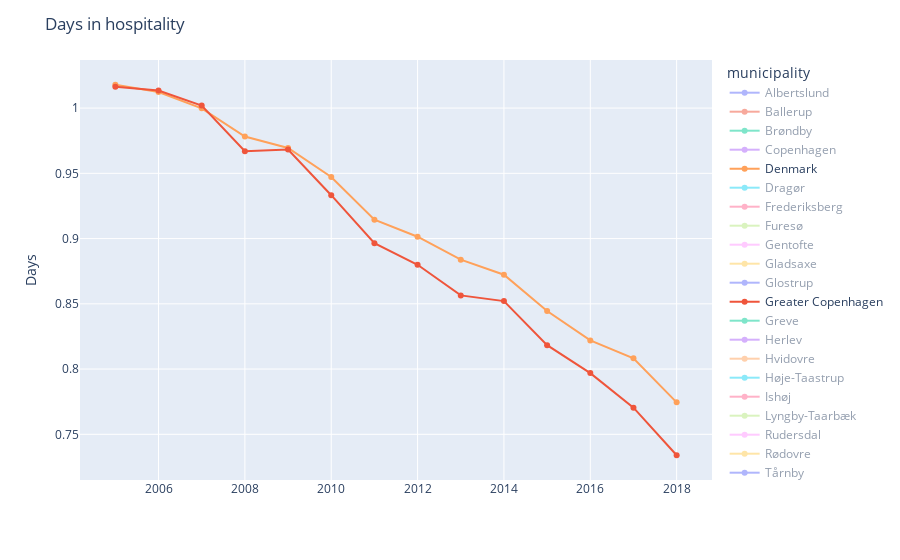

The code cell stored with this chart in its notebook:
### Code cell
# import plotly.express as px
# import plotly.graph_objs as go

# Group the data by 'year' and 'municipality', then calculate the sum of 'weighted_hosp_days_mun' for each group
df_hosp_days = df_2.groupby(['year', 'municipality'])['weighted_hosp_days_mun'].sum().reset_index(name='count')

# Filter the data to only include the Greater Copenhagen and Denmark Municipality
selected_municipalities = ['Greater Copenhagen', 'Denmark']

# Create a line chart using Plotly Express, with 'year' on the x-axis, 'count' on the y-axis, and colored by 'municipality'
fig = px.line(df_hosp_days, x='year', y='count', color='municipality', markers=True)  # Adding markers to the line plot for better visibility of data points

# Set visibility to True only for the selected municipalities
for trace in fig.data:
    if trace.name in selected_municipalities:
        trace.visible = True
    else:
        trace.visible = 'legendonly'

# Edit the layout
fig.update_layout(title='Days in hospitality',
                   xaxis_title='',
                   yaxis_title='Days')

fig.show()

### Figure 1 — Plotly figure (JSON) as saved in the notebook; plotly's stock layout.template omitted (floating-point values rounded to 4 significant figures)
{"data": [{"hovertemplate": "municipality=Albertslund<br>year=%{x}<br>count=%{y}<extra></extra>", "legendgroup": "Albertslund", "line": {"color": "#636efa", "dash": "solid"}, "marker": {"symbol": "circle"}, "mode": "markers+lines", "name": "Albertslund", "orientation": "v", "showlegend": true, "type": "scatter", "visible": "legendonly", "x": [2005, 2006, 2007, 2008, 2009, 2010, 2011, 2012, 2013, 2014, 2015, 2016, 2017, 2018], "xaxis": "x", "y": [0.9173, 0.9193, 0.9451, 0.8805, 0.8824, 0.8904, 0.9388, 0.9799, 0.9232, 1.007, 0.8537, 0.802, 0.822, 0.7878], "yaxis": "y"}, {"hovertemplate": "municipality=Ballerup<br>year=%{x}<br>count=%{y}<extra></extra>", "legendgroup": "Ballerup", "line": {"color": "#EF553B", "dash": "solid"}, "marker": {"symbol": "circle"}, "mode": "markers+lines", "name": "Ballerup", "orientation": "v", "showlegend": true, "type": "scatter", "visible": "legendonly", "x": [2005, 2006, 2007, 2008, 2009, 2010, 2011, 2012, 2013, 2014, 2015, 2016, 2017, 2018], "xaxis": "x", "y": [1.06, 1.038, 0.9991, 0.9774, 0.9867, 0.9788, 0.9959, 1.056, 0.9679, 0.9965, 0.973, 0.9, 0.8961, 0.8387], "yaxis": "y"}, {"hovertemplate": "municipality=Brøndby<br>year=%{x}<br>count=%{y}<extra></extra>", "legendgroup": "Brøndby", "line": {"color": "#00cc96", "dash": "solid"}, "marker": {"symbol": "circle"}, "mode": "markers+lines", "name": "Brøndby", "orientation": "v", "showlegend": true, "type": "scatter", "visible": "legendonly", "x": [2005, 2006, 2007, 2008, 2009, 2010, 2011, 2012, 2013, 2014, 2015, 2016, 2017, 2018], "xaxis": "x", "y": [1.183, 1.214, 1.185, 1.188, 1.222, 1.102, 1.204, 1.047, 1.079, 1.069, 1.077, 1.06, 1.044, 0.9805], "yaxis": "y"}, {"hovertemplate": "municipality=Copenhagen<br>year=%{x}<br>count=%{y}<extra></extra>", "legendgroup": "Copenhagen", "line": {"color": "#ab63fa", "dash": "solid"}, "marker": {"symbol": "circle"}, "mode": "markers+lines", "name": "Copenhagen", "orientation": "v", "showlegend": true, "type": "scatter", "visible": "legendonly", "x": [2005, 2006, 2007, 2008, 2009, 2010, 2011, 2012, 2013, 2014, 2015, 2016, 2017, 2018], "xaxis": "x", "y": [0.9273, 0.9043, 0.9061, 0.883, 0.8661, 0.825, 0.777, 0.7722, 0.7291, 0.6961, 0.6563, 0.6462, 0.6244, 0.5897], "yaxis": "y"}, {"hovertemplate": "municipality=Denmark<br>year=%{x}<br>count=%{y}<extra></extra>", "legendgroup": "Denmark", "line": {"color": "#FFA15A", "dash": "solid"}, "marker": {"symbol": "circle"}, "mode": "markers+lines", "name": "Denmark", "orientation": "v", "showlegend": true, "type": "scatter", "visible": true, "x": [2005, 2006, 2007, 2008, 2009, 2010, 2011, 2012, 2013, 2014, 2015, 2016, 2017, 2018], "xaxis": "x", "y": [1.018, 1.012, 0.9998, 0.9782, 0.9695, 0.9472, 0.9145, 0.9014, 0.8838, 0.8723, 0.8445, 0.822, 0.8082, 0.7745], "yaxis": "y"}, {"hovertemplate": "municipality=Dragør<br>year=%{x}<br>count=%{y}<extra></extra>", "legendgroup": "Dragør", "line": {"color": "#19d3f3", "dash": "solid"}, "marker": {"symbol": "circle"}, "mode": "markers+lines", "name": "Dragør", "orientation": "v", "showlegend": true, "type": "scatter", "visible": "legendonly", "x": [2005, 2006, 2007, 2008, 2009, 2010, 2011, 2012, 2013, 2014, 2015, 2016, 2017, 2018], "xaxis": "x", "y": [0.9592, 1.07, 1.119, 1.069, 1.092, 1.081, 1.143, 1.041, 1.043, 1.073, 1.084, 1.102, 1.014, 1.043], "yaxis": "y"}, {"hovertemplate": "municipality=Frederiksberg<br>year=%{x}<br>count=%{y}<extra></extra>", "legendgroup": "Frederiksberg", "line": {"color": "#FF6692", "dash": "solid"}, "marker": {"symbol": "circle"}, "mode": "markers+lines", "name": "Frederiksberg", "orientation": "v", "showlegend": true, "type": "scatter", "visible": "legendonly", "x": [2005, 2006, 2007, 2008, 2009, 2010, 2011, 2012, 2013, 2014, 2015, 2016, 2017, 2018], "xaxis": "x", "y": [1.138, 1.097, 1.117, 1.112, 1.15, 1.003, 0.9555, 0.8653, 0.8667, 0.8647, 0.8093, 0.7862, 0.7697, 0.741], "yaxis": "y"}, {"hovertemplate": "municipality=Furesø<br>year=%{x}<br>count=%{y}<extra></extra>", "legendgroup": "Furesø", "line": {"color": "#B6E880", "dash": "solid"}, "marker": {"symbol": "circle"}, "mode": "markers+lines", "name": "Furesø", "orientation": "v", "showlegend": true, "type": "scatter", "visible": "legendonly", "x": [2005, 2006, 2007, 2008, 2009, 2010, 2011, 2012, 2013, 2014, 2015, 2016, 2017, 2018], "xaxis": "x", "y": [0.9078, 0.8946, 0.8775, 0.9015, 0.9099, 0.8755, 0.7727, 0.7884, 0.8168, 0.881, 0.8545, 0.7966, 0.7997, 0.7945], "yaxis": "y"}, {"hovertemplate": "municipality=Gentofte<br>year=%{x}<br>count=%{y}<extra></extra>", "legendgroup": "Gentofte", "line": {"color": "#FF97FF", "dash": "solid"}, "marker": {"symbol": "circle"}, "mode": "markers+lines", "name": "Gentofte", "orientation": "v", "showlegend": true, "type": "scatter", "visible": "legendonly", "x": [2005, 2006, 2007, 2008, 2009, 2010, 2011, 2012, 2013, 2014, 2015, 2016, 2017, 2018], "xaxis": "x", "y": [0.9993, 1.006, 0.9601, 0.8677, 0.8727, 0.8732, 0.8481, 0.8357, 0.8352, 0.8777, 0.8424, 0.8377, 0.795, 0.7392], "yaxis": "y"}, {"hovertemplate": "municipality=Gladsaxe<br>year=%{x}<br>count=%{y}<extra></extra>", "legendgroup": "Gladsaxe", "line": {"color": "#FECB52", "dash": "solid"}, "marker": {"symbol": "circle"}, "mode": "markers+lines", "name": "Gladsaxe", "orientation": "v", "showlegend": true, "type": "scatter", "visible": "legendonly", "x": [2005, 2006, 2007, 2008, 2009, 2010, 2011, 2012, 2013, 2014, 2015, 2016, 2017, 2018], "xaxis": "x", "y": [1.072, 0.9982, 1.002, 0.9487, 0.9342, 0.9233, 0.8991, 0.9113, 0.8951, 0.8402, 0.8786, 0.8565, 0.8073, 0.7699], "yaxis": "y"}, {"hovertemplate": "municipality=Glostrup<br>year=%{x}<br>count=%{y}<extra></extra>", "legendgroup": "Glostrup", "line": {"color": "#636efa", "dash": "solid"}, "marker": {"symbol": "circle"}, "mode": "markers+lines", "name": "Glostrup", "orientation": "v", "showlegend": true, "type": "scatter", "visible": "legendonly", "x": [2005, 2006, 2007, 2008, 2009, 2010, 2011, 2012, 2013, 2014, 2015, 2016, 2017, 2018], "xaxis": "x", "y": [1.301, 1.174, 1.215, 1.126, 1.265, 1.198, 1.059, 1.088, 1.092, 1.111, 0.9972, 1.003, 0.9847, 0.9612], "yaxis": "y"}, {"hovertemplate": "municipality=Greater Copenhagen<br>year=%{x}<br>count=%{y}<extra></extra>", "legendgroup": "Greater Copenhagen", "line": {"color": "#EF553B", "dash": "solid"}, "marker": {"symbol": "circle"}, "mode": "markers+lines", "name": "Greater Copenhagen", "orientation": "v", "showlegend": true, "type": "scatter", "visible": true, "x": [2005, 2006, 2007, 2008, 2009, 2010, 2011, 2012, 2013, 2014, 2015, 2016, 2017, 2018], "xaxis": "x", "y": [1.016, 1.013, 1.002, 0.9669, 0.9682, 0.9333, 0.8965, 0.8799, 0.8565, 0.8521, 0.8183, 0.7969, 0.7704, 0.734], "yaxis": "y"}, {"hovertemplate": "municipality=Greve<br>year=%{x}<br>count=%{y}<extra></extra>", "legendgroup": "Greve", "line": {"color": "#00cc96", "dash": "solid"}, "marker": {"symbol": "circle"}, "mode": "markers+lines", "name": "Greve", "orientation": "v", "showlegend": true, "type": "scatter", "visible": "legendonly", "x": [2005, 2006, 2007, 2008, 2009, 2010, 2011, 2012, 2013, 2014, 2015, 2016, 2017, 2018], "xaxis": "x", "y": [0.9697, 1.015, 1.042, 0.9937, 0.9553, 0.8939, 0.8996, 0.8518, 0.8471, 0.8664, 0.8381, 0.835, 0.8789, 0.8084], "yaxis": "y"}, {"hovertemplate": "municipality=Herlev<br>year=%{x}<br>count=%{y}<extra></extra>", "legendgroup": "Herlev", "line": {"color": "#ab63fa", "dash": "solid"}, "marker": {"symbol": "circle"}, "mode": "markers+lines", "name": "Herlev", "orientation": "v", "showlegend": true, "type": "scatter", "visible": "legendonly", "x": [2005, 2006, 2007, 2008, 2009, 2010, 2011, 2012, 2013, 2014, 2015, 2016, 2017, 2018], "xaxis": "x", "y": [1.123, 1.198, 1.118, 0.9973, 1.069, 1.037, 1.009, 0.9419, 0.9239, 0.9282, 0.9143, 0.9466, 0.949, 0.8197], "yaxis": "y"}, {"hovertemplate": "municipality=Hvidovre<br>year=%{x}<br>count=%{y}<extra></extra>", "legendgroup": "Hvidovre", "line": {"color": "#FFA15A", "dash": "solid"}, "marker": {"symbol": "circle"}, "mode": "markers+lines", "name": "Hvidovre", "orientation": "v", "showlegend": true, "type": "scatter", "visible": "legendonly", "x": [2005, 2006, 2007, 2008, 2009, 2010, 2011, 2012, 2013, 2014, 2015, 2016, 2017, 2018], "xaxis": "x", "y": [1.171, 1.231, 1.203, 1.137, 1.167, 1.103, 1.07, 1.051, 1.011, 1.069, 1.004, 0.9864, 0.8733, 0.8971], "yaxis": "y"}, {"hovertemplate": "municipality=Høje-Taastrup<br>year=%{x}<br>count=%{y}<extra></extra>", "legendgroup": "Høje-Taastrup", "line": {"color": "#19d3f3", "dash": "solid"}, "marker": {"symbol": "circle"}, "mode": "markers+lines", "name": "Høje-Taastrup", "orientation": "v", "showlegend": true, "type": "scatter", "visible": "legendonly", "x": [2005, 2006, 2007, 2008, 2009, 2010, 2011, 2012, 2013, 2014, 2015, 2016, 2017, 2018], "xaxis": "x", "y": [0.9744, 1.015, 0.98, 0.9721, 0.9635, 1.022, 0.9251, 0.9475, 0.958, 0.9538, 0.9271, 0.9457, 0.8828, 0.8463], "yaxis": "y"}, {"hovertemplate": "municipality=Ishøj<br>year=%{x}<br>count=%{y}<extra></extra>", "legendgroup": "Ishøj", "line": {"color": "#FF6692", "dash": "solid"}, "marker": {"symbol": "circle"}, "mode": "markers+lines", "name": "Ishøj", "orientation": "v", "showlegend": true, "type": "scatter", "visible": "legendonly", "x": [2005, 2006, 2007, 2008, 2009, 2010, 2011, 2012, 2013, 2014, 2015, 2016, 2017, 2018], "xaxis": "x", "y": [0.8534, 0.9325, 0.8233, 0.8704, 0.857, 0.882, 0.8405, 0.9154, 0.8093, 0.7935, 0.9033, 0.8439, 0.7931, 0.7853], "yaxis": "y"}, {"hovertemplate": "municipality=Lyngby-Taarbæk<br>year=%{x}<br>count=%{y}<extra></extra>", "legendgroup": "Lyngby-Taarbæk", "line": {"color": "#B6E880", "dash": "solid"}, "marker": {"symbol": "circle"}, "mode": "markers+lines", "name": "Lyngby-Taarbæk", "orientation": "v", "showlegend": true, "type": "scatter", "visible": "legendonly", "x": [2005, 2006, 2007, 2008, 2009, 2010, 2011, 2012, 2013, 2014, 2015, 2016, 2017, 2018], "xaxis": "x", "y": [1.091, 0.9942, 0.9808, 0.9488, 1.004, 0.9194, 0.912, 0.9059, 0.9351, 0.9482, 0.894, 0.8718, 0.8103, 0.7628], "yaxis": "y"}, {"hovertemplate": "municipality=Rudersdal<br>year=%{x}<br>count=%{y}<extra></extra>", "legendgroup": "Rudersdal", "line": {"color": "#FF97FF", "dash": "solid"}, "marker": {"symbol": "circle"}, "mode": "markers+lines", "name": "Rudersdal", "orientation": "v", "showlegend": true, "type": "scatter", "visible": "legendonly", "x": [2005, 2006, 2007, 2008, 2009, 2010, 2011, 2012, 2013, 2014, 2015, 2016, 2017, 2018], "xaxis": "x", "y": [1.066, 1.143, 1.018, 0.9152, 0.8943, 0.9759, 0.9298, 0.9089, 0.8976, 0.9301, 0.8864, 0.7923, 0.8331, 0.7971], "yaxis": "y"}, {"hovertemplate": "municipality=Rødovre<br>year=%{x}<br>count=%{y}<extra></extra>", "legendgroup": "Rødovre", "line": {"color": "#FECB52", "dash": "solid"}, "marker": {"symbol": "circle"}, "mode": "markers+lines", "name": "Rødovre", "orientation": "v", "showlegend": true, "type": "scatter", "visible": "legendonly", "x": [2005, 2006, 2007, 2008, 2009, 2010, 2011, 2012, 2013, 2014, 2015, 2016, 2017, 2018], "xaxis": "x", "y": [1.051, 1.138, 1.063, 1.056, 1.088, 1.026, 0.9985, 0.9462, 0.962, 0.9663, 0.9695, 0.9531, 0.848, 0.8545], "yaxis": "y"}, {"hovertemplate": "municipality=Tårnby<br>year=%{x}<br>count=%{y}<extra></extra>", "legendgroup": "Tårnby", "line": {"color": "#636efa", "dash": "solid"}, "marker": {"symbol": "circle"}, "mode": "markers+lines", "name": "Tårnby", "orientation": "v", "showlegend": true, "type": "scatter", "visible": "legendonly", "x": [2005, 2006, 2007, 2008, 2009, 2010, 2011, 2012, 2013, 2014, 2015, 2016, 2017, 2018], "xaxis": "x", "y": [1.071, 1.166, 1.152, 1.175, 1.161, 1.228, 1.109, 1.071, 1.073, 1.08, 1.115, 1.051, 1.001, 0.9857], "yaxis": "y"}, {"hovertemplate": "municipality=Vallensbæk<br>year=%{x}<br>count=%{y}<extra></extra>", "legendgroup": "Vallensbæk", "line": {"color": "#EF553B", "dash": "solid"}, "marker": {"symbol": "circle"}, "mode": "markers+lines", "name": "Vallensbæk", "orientation": "v", "showlegend": true, "type": "scatter", "visible": "legendonly", "x": [2005, 2006, 2007, 2008, 2009, 2010, 2011, 2012, 2013, 2014, 2015, 2016, 2017, 2018], "xaxis": "x", "y": [1.038, 1.121, 1.155, 0.9546, 0.9559, 0.924, 0.9859, 0.8676, 0.8771, 0.9249, 0.8557, 0.8069, 0.811, 0.7629], "yaxis": "y"}], "layout": {"legend": {"title": {"text": "municipality"}, "tracegroupgap": 0}, "margin": {"t": 60}, "title": {"text": "Days in hospitality"}, "xaxis": {"anchor": "y", "domain": [0, 1], "title": {"text": ""}}, "yaxis": {"anchor": "x", "domain": [0, 1], "title": {"text": "Days"}}}}
